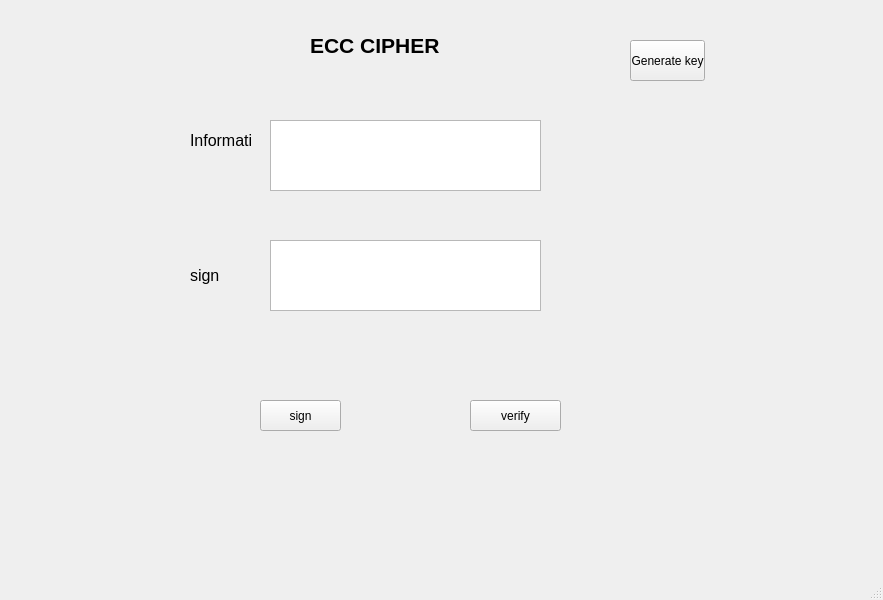
<?xml version="1.0" encoding="UTF-8"?>
<ui version="4.0">
 <class>MainWindow</class>
 <widget class="QMainWindow" name="MainWindow">
  <property name="geometry">
   <rect>
    <x>0</x>
    <y>0</y>
    <width>883</width>
    <height>600</height>
   </rect>
  </property>
  <property name="windowTitle">
   <string>MainWindow</string>
  </property>
  <widget class="QWidget" name="centralwidget">
   <widget class="QLabel" name="label">
    <property name="geometry">
     <rect>
      <x>310</x>
      <y>30</y>
      <width>211</width>
      <height>31</height>
     </rect>
    </property>
    <property name="font">
     <font>
      <pointsize>16</pointsize>
      <weight>75</weight>
      <bold>true</bold>
     </font>
    </property>
    <property name="text">
     <string>ECC CIPHER</string>
    </property>
   </widget>
   <widget class="QLabel" name="label_4">
    <property name="geometry">
     <rect>
      <x>190</x>
      <y>120</y>
      <width>61</width>
      <height>41</height>
     </rect>
    </property>
    <property name="font">
     <font>
      <pointsize>12</pointsize>
     </font>
    </property>
    <property name="text">
     <string>Information</string>
    </property>
   </widget>
   <widget class="QLabel" name="label_5">
    <property name="geometry">
     <rect>
      <x>190</x>
      <y>260</y>
      <width>71</width>
      <height>31</height>
     </rect>
    </property>
    <property name="font">
     <font>
      <pointsize>12</pointsize>
     </font>
    </property>
    <property name="text">
     <string>sign</string>
    </property>
   </widget>
   <widget class="QTextEdit" name="txt_sign">
    <property name="geometry">
     <rect>
      <x>270</x>
      <y>240</y>
      <width>271</width>
      <height>71</height>
     </rect>
    </property>
   </widget>
   <widget class="QTextEdit" name="txt_info">
    <property name="geometry">
     <rect>
      <x>270</x>
      <y>120</y>
      <width>271</width>
      <height>71</height>
     </rect>
    </property>
   </widget>
   <widget class="QPushButton" name="btn_gen_keys">
    <property name="geometry">
     <rect>
      <x>630</x>
      <y>40</y>
      <width>75</width>
      <height>41</height>
     </rect>
    </property>
    <property name="text">
     <string>Generate key</string>
    </property>
   </widget>
   <widget class="QPushButton" name="btn_sign">
    <property name="geometry">
     <rect>
      <x>260</x>
      <y>400</y>
      <width>81</width>
      <height>31</height>
     </rect>
    </property>
    <property name="text">
     <string>sign</string>
    </property>
   </widget>
   <widget class="QPushButton" name="btn_verify">
    <property name="geometry">
     <rect>
      <x>470</x>
      <y>400</y>
      <width>91</width>
      <height>31</height>
     </rect>
    </property>
    <property name="text">
     <string>verify</string>
    </property>
   </widget>
  </widget>
  <widget class="QMenuBar" name="menubar">
   <property name="geometry">
    <rect>
     <x>0</x>
     <y>0</y>
     <width>883</width>
     <height>21</height>
    </rect>
   </property>
  </widget>
  <widget class="QStatusBar" name="statusbar"/>
 </widget>
 <resources/>
 <connections/>
</ui>
